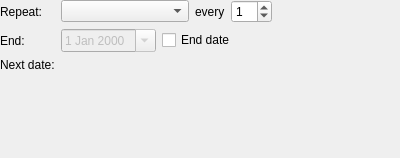
<?xml version="1.0" encoding="UTF-8"?>
<ui version="4.0">
 <class>recurrentWidget</class>
 <widget class="QWidget" name="recurrentWidget">
  <property name="geometry">
   <rect>
    <x>0</x>
    <y>0</y>
    <width>400</width>
    <height>158</height>
   </rect>
  </property>
  <property name="windowTitle">
   <string>Recurrent</string>
  </property>
  <layout class="QFormLayout" name="formLayout">
   <property name="leftMargin">
    <number>0</number>
   </property>
   <property name="topMargin">
    <number>0</number>
   </property>
   <property name="rightMargin">
    <number>0</number>
   </property>
   <property name="bottomMargin">
    <number>0</number>
   </property>
   <item row="0" column="0">
    <widget class="QLabel" name="label">
     <property name="text">
      <string>Repeat:</string>
     </property>
    </widget>
   </item>
   <item row="0" column="1">
    <layout class="QHBoxLayout" name="horizontalLayout">
     <item>
      <widget class="QStackedWidget" name="repeatModeStack">
       <property name="sizePolicy">
        <sizepolicy hsizetype="Preferred" vsizetype="Maximum">
         <horstretch>0</horstretch>
         <verstretch>0</verstretch>
        </sizepolicy>
       </property>
       <property name="currentIndex">
        <number>0</number>
       </property>
       <widget class="QWidget" name="page">
        <layout class="QHBoxLayout" name="horizontalLayout_3">
         <property name="leftMargin">
          <number>0</number>
         </property>
         <property name="topMargin">
          <number>0</number>
         </property>
         <property name="rightMargin">
          <number>0</number>
         </property>
         <property name="bottomMargin">
          <number>0</number>
         </property>
         <item>
          <widget class="QComboBox" name="repeatModeCB"/>
         </item>
        </layout>
       </widget>
       <widget class="QWidget" name="page_2">
        <layout class="QHBoxLayout" name="horizontalLayout_4">
         <property name="leftMargin">
          <number>0</number>
         </property>
         <property name="topMargin">
          <number>0</number>
         </property>
         <property name="rightMargin">
          <number>0</number>
         </property>
         <property name="bottomMargin">
          <number>0</number>
         </property>
         <item>
          <widget class="QLabel" name="repeatModeLabel">
           <property name="text">
            <string>TextLabel</string>
           </property>
          </widget>
         </item>
        </layout>
       </widget>
      </widget>
     </item>
     <item>
      <widget class="QLabel" name="label_2">
       <property name="text">
        <string>every</string>
       </property>
       <property name="alignment">
        <set>Qt::AlignLeading|Qt::AlignLeft|Qt::AlignVCenter</set>
       </property>
      </widget>
     </item>
     <item>
      <widget class="QSpinBox" name="everySB">
       <property name="value">
        <number>1</number>
       </property>
      </widget>
     </item>
     <item>
      <spacer name="horizontalSpacer">
       <property name="orientation">
        <enum>Qt::Horizontal</enum>
       </property>
       <property name="sizeHint" stdset="0">
        <size>
         <width>40</width>
         <height>20</height>
        </size>
       </property>
      </spacer>
     </item>
    </layout>
   </item>
   <item row="1" column="0">
    <widget class="QLabel" name="label_3">
     <property name="text">
      <string>End:</string>
     </property>
    </widget>
   </item>
   <item row="1" column="1">
    <layout class="QHBoxLayout" name="horizontalLayout_2">
     <item>
      <widget class="QDateEdit" name="endDateEdit">
       <property name="enabled">
        <bool>false</bool>
       </property>
       <property name="calendarPopup">
        <bool>true</bool>
       </property>
      </widget>
     </item>
     <item>
      <widget class="QCheckBox" name="endDateCB">
       <property name="text">
        <string>End date</string>
       </property>
      </widget>
     </item>
     <item>
      <spacer name="horizontalSpacer_2">
       <property name="orientation">
        <enum>Qt::Horizontal</enum>
       </property>
       <property name="sizeHint" stdset="0">
        <size>
         <width>40</width>
         <height>20</height>
        </size>
       </property>
      </spacer>
     </item>
    </layout>
   </item>
   <item row="2" column="0">
    <widget class="QLabel" name="label_4">
     <property name="text">
      <string>Next date:</string>
     </property>
    </widget>
   </item>
   <item row="2" column="1">
    <widget class="QLabel" name="nextRepeatLabel">
     <property name="text">
      <string/>
     </property>
    </widget>
   </item>
   <item row="3" column="1">
    <spacer name="verticalSpacer">
     <property name="orientation">
      <enum>Qt::Vertical</enum>
     </property>
     <property name="sizeHint" stdset="0">
      <size>
       <width>20</width>
       <height>40</height>
      </size>
     </property>
    </spacer>
   </item>
  </layout>
 </widget>
 <resources/>
 <connections>
  <connection>
   <sender>endDateCB</sender>
   <signal>toggled(bool)</signal>
   <receiver>endDateEdit</receiver>
   <slot>setEnabled(bool)</slot>
   <hints>
    <hint type="sourcelabel">
     <x>194</x>
     <y>56</y>
    </hint>
    <hint type="destinationlabel">
     <x>104</x>
     <y>56</y>
    </hint>
   </hints>
  </connection>
 </connections>
</ui>
